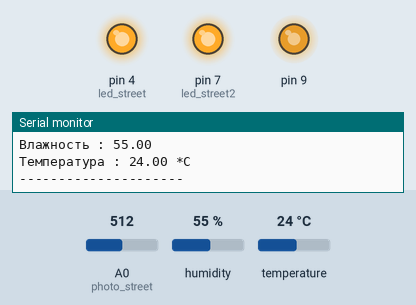
Simulated run of this sketch. Board: Arduino Uno, built with avr-gcc and run on an emulated ATmega328P. Parts: output pins drawn as LEDs (lit = HIGH), the last lines printed to the serial monitor. The test bench sets the inputs (shaded band); at power-on: A0 (photo_street) = 512, temperature 24 °C, humidity 55 %.

Above: at 1.3 s.
1.4 s: A0 (photo_street) set to 497
At 2.7 s:
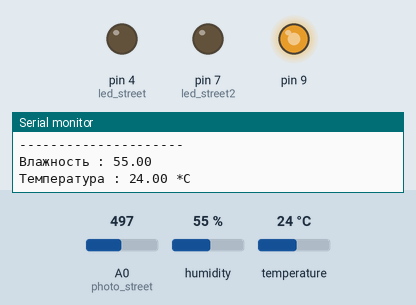
3.0 s: temperature set to 17 °C
5.9 s: temperature set to 14 °C
At 8.0 s:
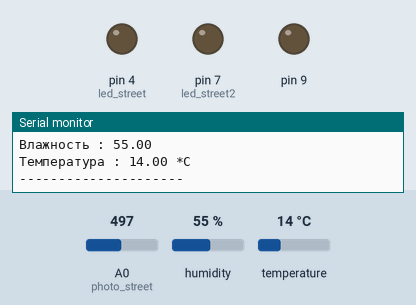
8.3 s: temperature set to 19 °C
At 9.3 s:
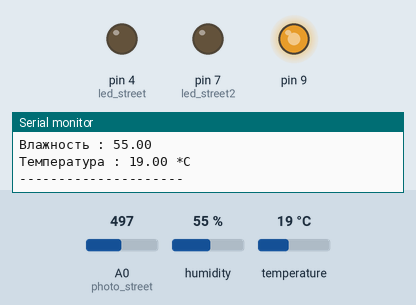
10.5 s: temperature set to 12 °C
At 11.4 s:
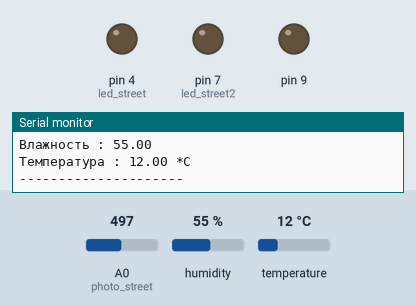
Timing chart, 0 to 13.5 s (numbered marks = the images above; inputs shaded):
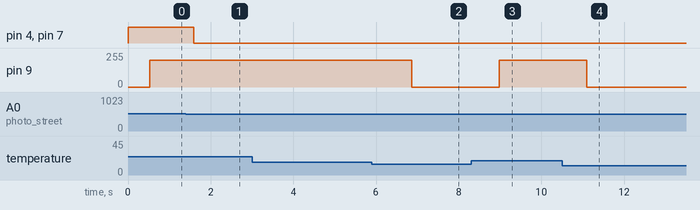

Measured:
- the behaviour switches between 512 and 511 on A0 (photo_street) (found by bisection; images 0 and 1)
- the behaviour switches between 16 and 15 °C on temperature (found by bisection; images 1 and 2)
- after the input at 1.4 s, pin 4 (led_street), pin 7 (led_street2): HIGH → LOW after 0.19 s
- after the input at 5.9 s, pin 9: 200/255 → 0/255 after 0.97 s
- after the input at 8.3 s, pin 9: 0/255 → 200/255 after 0.69 s
- after the input at 10.5 s, pin 9: 200/255 → 0/255 after 0.60 s

The sketch:

main.ino
```cpp
#include "DHT.h" // подключаем библиотеку

#define DHTPIN 8  // задаем контакт подключенный к сигнальному контакту датчика (S)
#define photo_street A0
#define led_street 4
#define led_street2 7
#define DHTTYPE DHT11   // DHT 11
// обьявляем обьект dht с параметрами
DHT dht(DHTPIN, DHTTYPE);

void setup() {
  pinMode(led_street, OUTPUT);
  pinMode(led_street2, OUTPUT);
  pinMode(9, OUTPUT);
  Serial.begin(9600);
  dht.begin(); // запускаем датчик
  digitalWrite(led_street,LOW);
  digitalWrite(led_street2,LOW);
}

void loop() {
  //освещение улицы
  int lightness = analogRead(photo_street);
  int brightness = lightness / 4;
  analogWrite(led_street, brightness);
  analogWrite(led_street2, brightness);

  //температура и мотор
  //analogWrite(8, 220);
  delay(500);
  float h = dht.readHumidity(); // считываем влажность
  float t = dht.readTemperature(); // считываем температуру в градусах Цельсия
  // проверяем полученные значения
  if (isnan(h) || isnan(t)) {
    Serial.println("Ошибка чтения датчика");
    return;
  }
  if (t > 15.00) {
      analogWrite(9, 200);
  }
  else {
      analogWrite(9, 0);
  }
  // выводим полученные данные в консоль
  Serial.print("Влажность : ");
  Serial.println(h);
  Serial.print("Температура : ");
  Serial.print(t);
  Serial.println(" *C ");
  Serial.println("---------------------");
}
```
